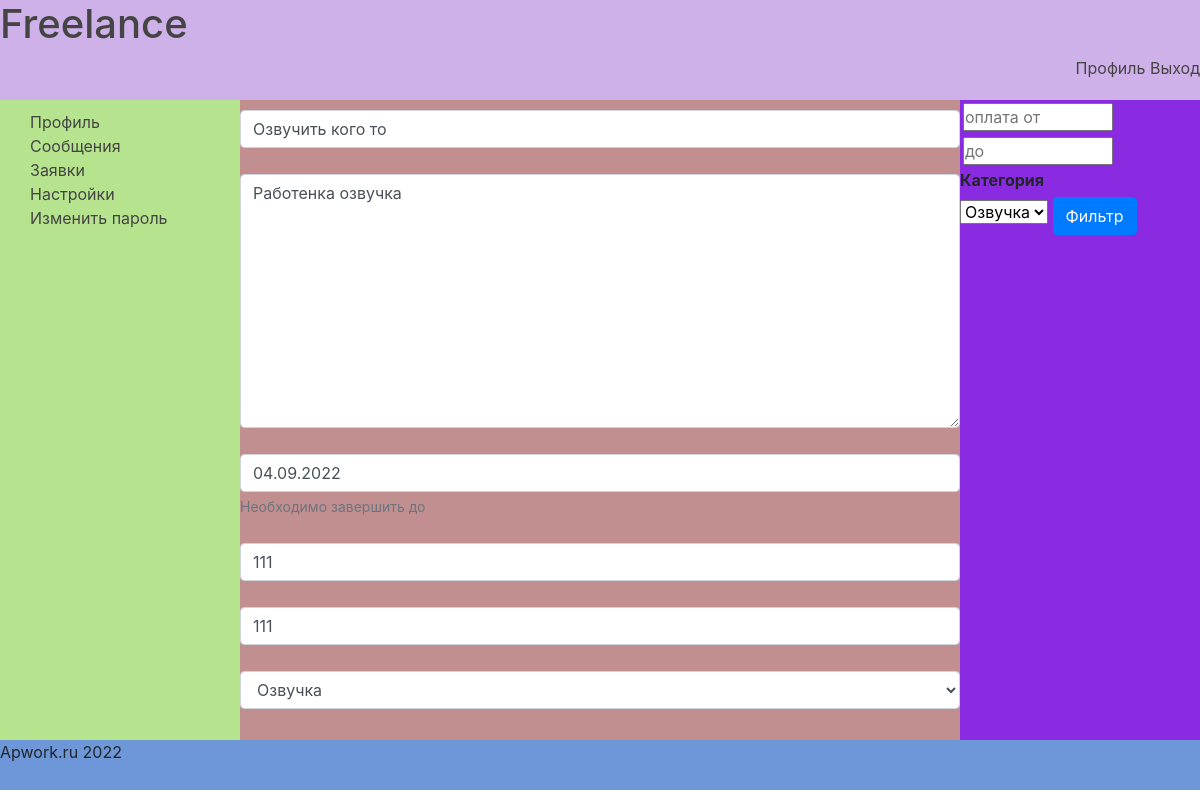
/job/change/1 (signed in), run on an earlier commit of the app's database.
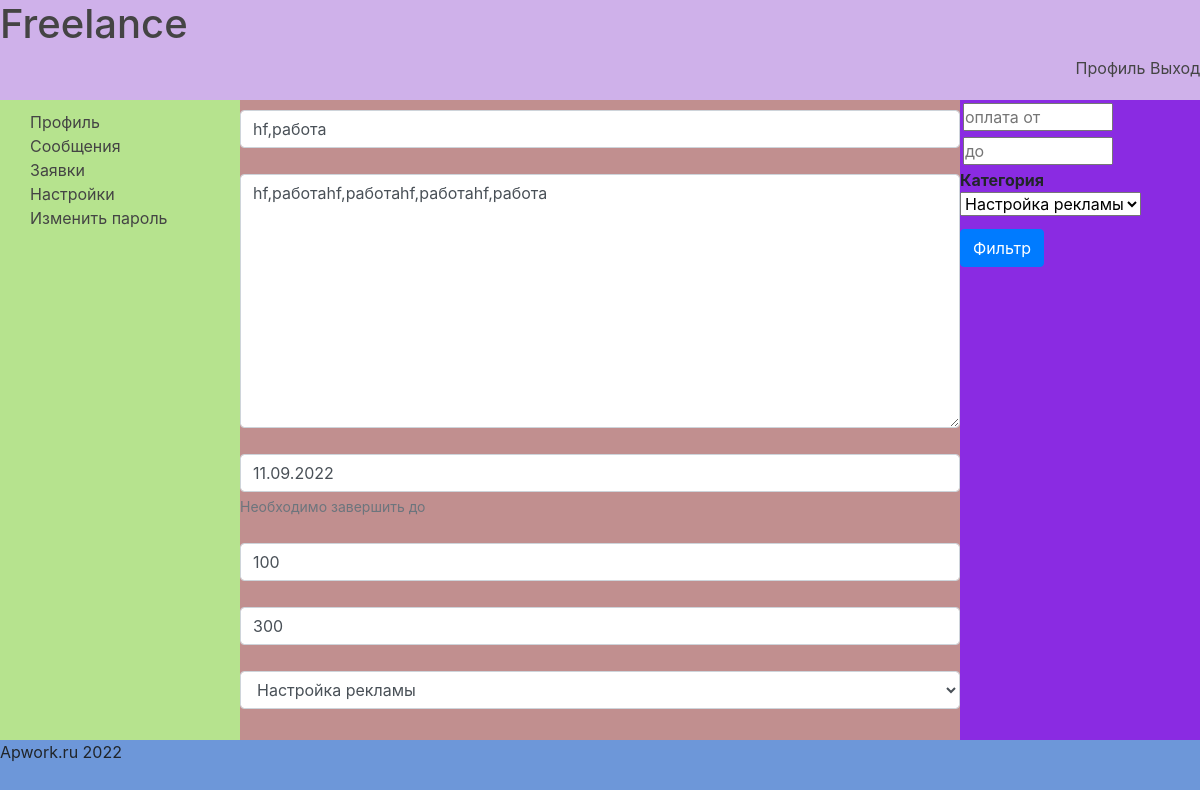
And on a later commit of the database.
### main/models.py (models this page shows, shortened)
class Job(models.Model):
    title = models.CharField(max_length=150, verbose_name='Название')
    description = models.TextField(max_length=2000, verbose_name='Описание')
    expired_date = models.DateField(help_text='Необходимо завершить до', null=True, verbose_name='Дедлайн', blank=True)
    create_date = models.DateTimeField(auto_now_add=True, verbose_name='Дата создания')
    author = models.ForeignKey(AdvUser, on_delete=models.CASCADE, verbose_name='Работодатель')
    executor = models.ForeignKey(AdvUser, on_delete=models.PROTECT, related_name='executor',
                                 null=True, verbose_name='Исполнитель')
    min_price = models.PositiveIntegerField(blank=True, verbose_name='Минимальная оплата')
    max_price = models.PositiveIntegerField(blank=False, null=False, verbose_name='Максимальная оплата')
    is_active = models.BooleanField(default=True, verbose_name='Активно')
    processing = models.BooleanField(default=False, verbose_name='В работе')
    offer = models.PositiveIntegerField(blank=True, default=0)
    category = models.ForeignKey('SubCategory', on_delete=models.PROTECT, verbose_name='Категория')
    class Meta:
        verbose_name = 'Работа'
        verbose_name_plural = 'Работа'

### main/views.py (the view)
# urls.py: path('job/change/<int:pk>', views.ChangeJob.as_view(), name='job_change'),
class ChangeJob(LoginRequiredMixin, SuccessMessageMixin, UpdateView):
    model = Job
    template_name = "change_job.html"
    form_class = ChangeJobForm
    success_url = reverse_lazy("account")
    success_message = "Данные изменены"

### main/forms.py
class ChangeJobForm(forms.ModelForm):
    class Meta:
        model = Job
        fields = '__all__'
        exclude = ('is_active', 'processing', 'offer', 'executor')
        widgets = {'author': forms.HiddenInput}

### main/midlewares.py (called while the page is built)
def category_context_processor(request):
    if request.method == 'GET' or 'category' in request.POST:
        context = {'category': SubCategory.objects.all(),
                   "keyword": "",
                   'all': ""}
        return context
    else:
        return {'nothing': 'OK'}

### main/models.py (called while the page is built)
    def __str__(self):
        return self.tittle_sub_cat

### templates/change_job.html (shortened to what this page needs)
{% extends 'basic.html' %}
{% load bootstrap4 %}
{% block menu %}
    {% include 'module/profile_menu.html' %}
{% endblock %}
{% block content %}
    <form action="" method="post">
    {% bootstrap_form form layout="horizontal" %}
    </form>
{% endblock %}

What changed in the data, as far as the page shows it:
changed Job: title "Озвучить кого то" → "hf,работа"; description "Работенка озвучка" → "hf,работаhf,работаhf,работаhf,работа"; expired_date "04.09.2022" → "11.09.2022"; min_price "111" → "100"; max_price "111" → "300"; category "Озвучка" → "Настройка рекламы"
Also different on the page:
form field category: "Озвучка" → "Настройка рекламы"
